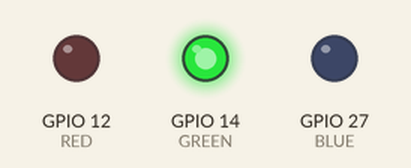
Recording of a sketch running on a simulated ESP32. Shown: output pins drawn as LEDs (lit = HIGH).

Above: at 0.5 s.
At 1.5 s:
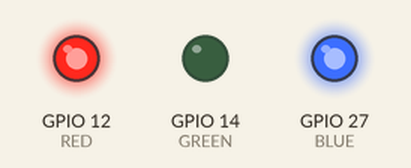
At 5.5 s:
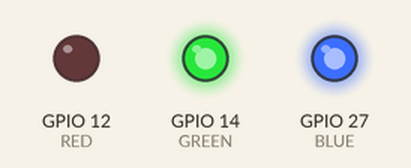
Timing chart, 0 to 6.9 s (numbered marks = the images above):
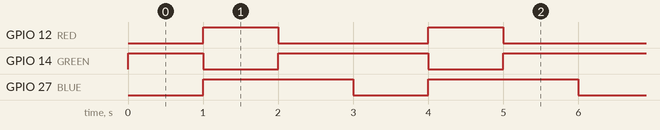

Measured:
- by itself, GPIO 12 (RED): alternates HIGH for 1.0 s and LOW for 2.0 s
- by itself, GPIO 14 (GREEN): repeats every 3.0 s: LOW 1.0 s, HIGH 2.0 s
- by itself, GPIO 27 (BLUE): alternates HIGH for 2.0 s and LOW for 1.0 s

The sketch:

S14_S1_1.ino
```cpp
int RED = 12;
int GREEN = 14;
int BLUE = 27;

bool invertColor = true; // ANODE = true | CATHODE = false

void setup() {
  pinMode(RED, OUTPUT);
  pinMode(GREEN, OUTPUT);
  pinMode(BLUE, OUTPUT);
}

// If a other implementation of digitalWrite
void digitalLed(int LED, int value) {
  if(invertColor) {
    digitalWrite(LED, 1 - value);
  } else {
    digitalWrite(LED, value);
  }
}

// If a other implementation of analodWrite
void analogLed(int LED, int value) {
  if(invertColor) {
    analogWrite(LED, 255 - value);
  } else {
    analogWrite(LED, value);
  }
}

void color(int red_v, int green_v, int blue_v) {
  analogLed(RED, red_v);
  analogLed(GREEN, green_v);
  analogLed(BLUE, blue_v);
}

void loop() {
  color(255, 0, 255); // purple
  delay(1000);
  color(0, 255, 0); // green
  delay(1000);
  color(255, 0, 0); // red
  delay(1000);
}
```
